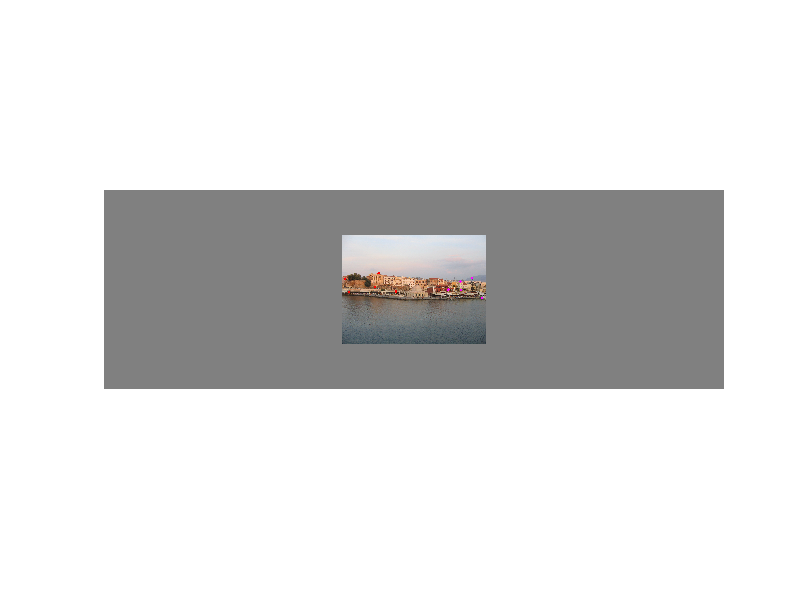
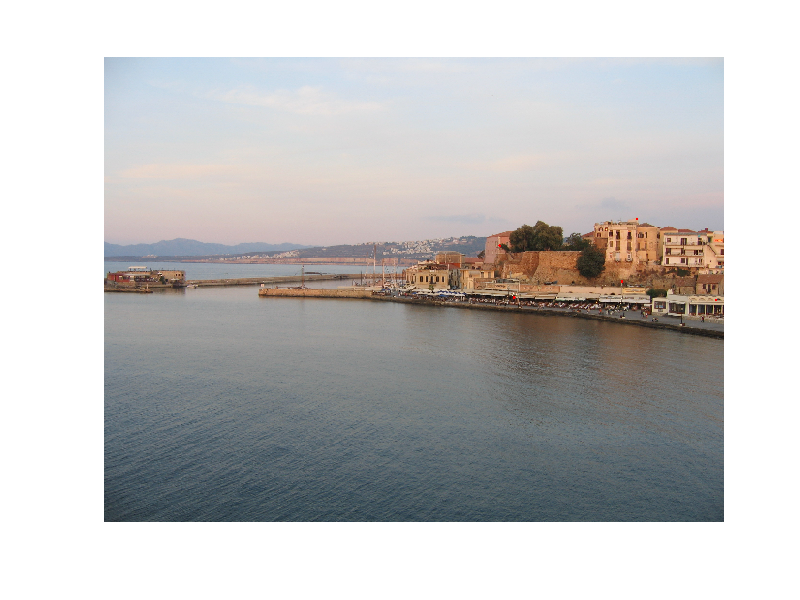
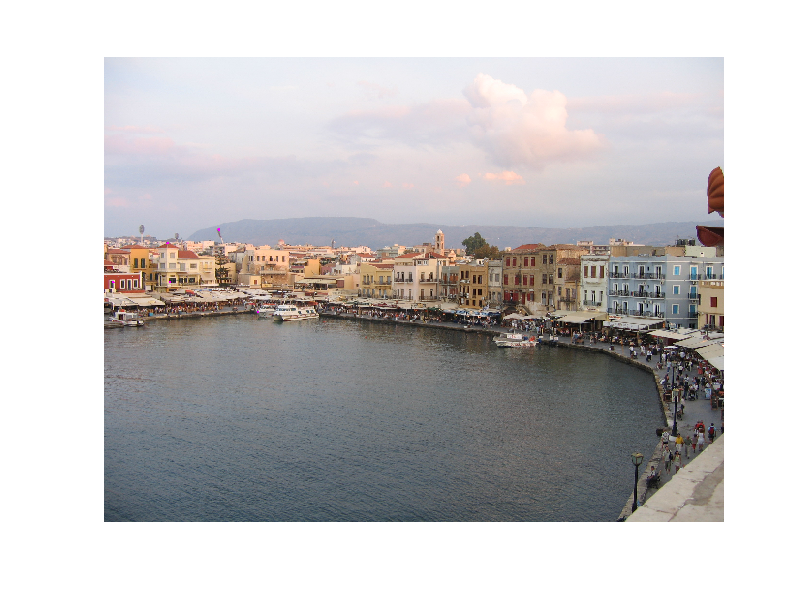
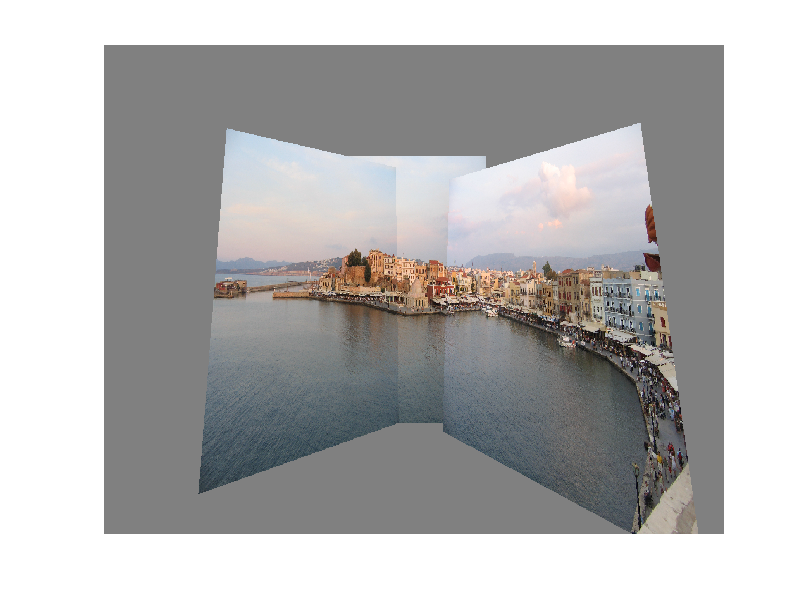

The MATLAB script that drew these images, in order:
function practical1B

%the aim of the second part of practical 1 is to use the homography routine
%that you established in the first part of the practical.  We are going to
%make a panorama of several images that are related by a homography.  I
%provide 3 images (one of which is has a large surrounding region) and a
%matching set of points between these images.

%close all open figures
close all;

%load in the required data
load('PracticalData','im1','im2','im3','pts1','pts2','pts3','pts1b');
%im1 is center image with grey background
%im2 is left image 
%pts1 and pts2 are matching points between image1 and image2
%im3 is right image
%pts1b and pts3 are matching points between image 1 and image 3

%show images and points
figure; set(gcf,'Color',[1 1 1]);image(uint8(im1));axis off;hold on;axis image;
plot(pts1(1,:),pts1(2,:),'r.'); 
plot(pts1b(1,:),pts1b(2,:),'m.');
figure; set(gcf,'Color',[1 1 1]);image(uint8(im2));axis off;hold on;axis image;
plot(pts2(1,:),pts2(2,:),'r.'); 
figure; set(gcf,'Color',[1 1 1]);image(uint8(im3));axis off;hold on;axis image;
plot(pts3(1,:),pts3(2,:),'m.'); 

%****TO DO**** 

hom1 = calcBestHomography(pts1, pts2);
hom2 = calcBestHomography(pts1b, pts3);

oneX = size(im1,1);
oneY = size(im1,2);
twoX = size(im2,1);
twoY = size(im2,2);
threeX = size(im3,1);
threeY = size(im3,2);

% Picture 2 to 1

% Transform pixel position and normalize
transform = hom1*[reshape(meshgrid(1:oneY,1:oneX),[1,oneX*oneY]);repmat(1:oneX,[1,oneY]);ones(1,oneX*oneY)];
transform(1:2,:) = ceil(transform(1:2,:)./repmat(transform(3,:),[2,1]));

% Transform position to new image
for y=1:oneY
    for x=1:oneX
        updatedX = transform(2,x+(y-1)*oneX);
        updatedY = transform(1,x+(y-1)*oneX);
        if(updatedX > 0 && updatedX < twoX ...
        && updatedY > 0 && updatedY < twoY)
            im1(x,y,:) = im2(updatedX,updatedY,:);
        end
    end
end


% Picture 3 to 1

% Transform pixel position and normalize
transform = hom2*[reshape(meshgrid(1:oneY,1:oneX),[1,oneX*oneY]);repmat(1:oneX,[1,oneY]);ones(1,oneX*oneY)];
transform(1:2,:) = ceil(transform(1:2,:)./repmat(transform(3,:),[2,1]));

% Transform position to new image
for y=1:oneY
    for x=1:oneX
        updatedX = transform(2,x+(y-1)*oneX);
        updatedY = transform(1,x+(y-1)*oneX);
        if(updatedX > 0 && updatedX < threeX ...
        && updatedY > 0 && updatedY < threeY)
            im1(x,y,:) = im3(updatedX,updatedY,:);
        end
    end
end

figure; image(uint8(im1)); axis off;

% Function same as in practical1.m
function H = calcBestHomography(pts1Cart, pts2Cart)

%should apply direct linear transform (DLT) algorithm to calculate best
%homography that maps the points in pts1Cart to their corresonding matchin in 
%pts2Cart

%**** TO DO ****;

% turn points to homogeneous
pts1Cart = [pts1Cart; ones(1,5)];
pts2Cart = [pts2Cart; ones(1,5)];

% construct 10 x 9 matrix
A = zeros(10,9);
for count = 1:size(pts1Cart,2)
    A(2*count,:) = [pts1Cart(1,count),pts1Cart(2,count),1,0,0,0,-pts2Cart(1,count)*pts1Cart(1,count),-pts2Cart(1,count)*pts1Cart(2,count),-pts2Cart(1,count)];
    A((2*count)-1,:) = [0,0,0,-pts1Cart(1,count),-pts1Cart(2,count),-1,pts2Cart(2,count)*pts1Cart(1,count),pts2Cart(2,count)*pts1Cart(2,count),pts2Cart(2,count)];
end

%solve Ah = 0
h = solveAXEqualsZero(A);

%reshape h into the matrix H
H = (reshape(h,[3,3]))';


% Function same as in from practical1.m
function x = solveAXEqualsZero(A);

[U,S,V] = svd(A);
x = V(:,9);
